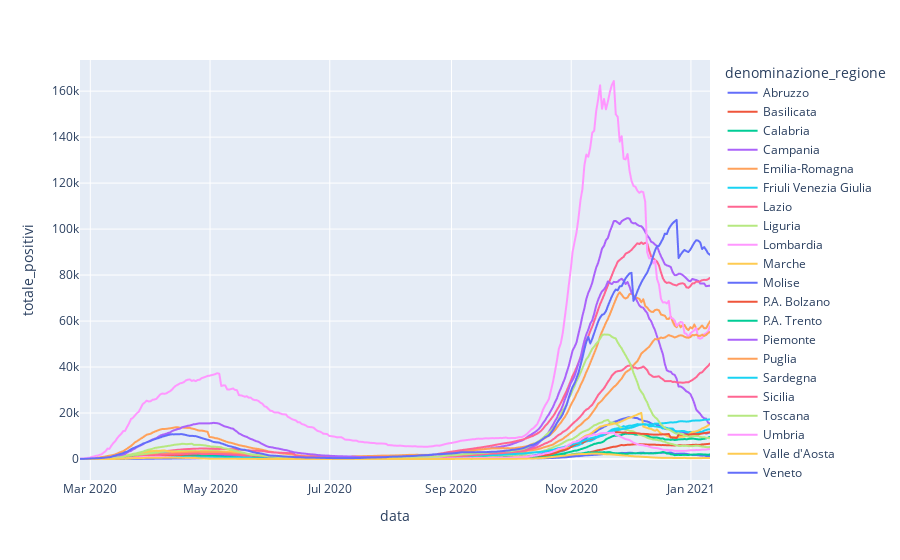

Source (notebook cell):
### Code cell
#px.line(regional_data,x='data',y='totale_positivi',color='denominazione_regione')

### Figure 1 — Plotly figure (JSON) as saved in the notebook; plotly's stock layout.template omitted (floating-point values rounded to 4 significant figures; data arrays with more than 128 entries replaced by an {"elided": "..."} marker saying what was removed)
{"data": [{"hovertemplate": "denominazione_regione=Abruzzo<br>data=%{x}<br>totale_positivi=%{y}<extra></extra>", "legendgroup": "Abruzzo", "line": {"color": "#636efa", "dash": "solid"}, "mode": "lines", "name": "Abruzzo", "showlegend": true, "type": "scattergl", "x": {"elided": "322 str values"}, "xaxis": "x", "y": {"elided": "322 int values"}, "yaxis": "y"}, {"hovertemplate": "denominazione_regione=Basilicata<br>data=%{x}<br>totale_positivi=%{y}<extra></extra>", "legendgroup": "Basilicata", "line": {"color": "#EF553B", "dash": "solid"}, "mode": "lines", "name": "Basilicata", "showlegend": true, "type": "scattergl", "x": {"elided": "322 str values"}, "xaxis": "x", "y": {"elided": "322 int values"}, "yaxis": "y"}, {"hovertemplate": "denominazione_regione=Calabria<br>data=%{x}<br>totale_positivi=%{y}<extra></extra>", "legendgroup": "Calabria", "line": {"color": "#00cc96", "dash": "solid"}, "mode": "lines", "name": "Calabria", "showlegend": true, "type": "scattergl", "x": {"elided": "322 str values"}, "xaxis": "x", "y": {"elided": "322 int values"}, "yaxis": "y"}, {"hovertemplate": "denominazione_regione=Campania<br>data=%{x}<br>totale_positivi=%{y}<extra></extra>", "legendgroup": "Campania", "line": {"color": "#ab63fa", "dash": "solid"}, "mode": "lines", "name": "Campania", "showlegend": true, "type": "scattergl", "x": {"elided": "322 str values"}, "xaxis": "x", "y": {"elided": "322 int values"}, "yaxis": "y"}, {"hovertemplate": "denominazione_regione=Emilia-Romagna<br>data=%{x}<br>totale_positivi=%{y}<extra></extra>", "legendgroup": "Emilia-Romagna", "line": {"color": "#FFA15A", "dash": "solid"}, "mode": "lines", "name": "Emilia-Romagna", "showlegend": true, "type": "scattergl", "x": {"elided": "322 str values"}, "xaxis": "x", "y": {"elided": "322 int values"}, "yaxis": "y"}, {"hovertemplate": "denominazione_regione=Friuli Venezia Giulia<br>data=%{x}<br>totale_positivi=%{y}<extra></extra>", "legendgroup": "Friuli Venezia Giulia", "line": {"color": "#19d3f3", "dash": "solid"}, "mode": "lines", "name": "Friuli Venezia Giulia", "showlegend": true, "type": "scattergl", "x": {"elided": "322 str values"}, "xaxis": "x", "y": {"elided": "322 int values"}, "yaxis": "y"}, {"hovertemplate": "denominazione_regione=Lazio<br>data=%{x}<br>totale_positivi=%{y}<extra></extra>", "legendgroup": "Lazio", "line": {"color": "#FF6692", "dash": "solid"}, "mode": "lines", "name": "Lazio", "showlegend": true, "type": "scattergl", "x": {"elided": "322 str values"}, "xaxis": "x", "y": {"elided": "322 int values"}, "yaxis": "y"}, {"hovertemplate": "denominazione_regione=Liguria<br>data=%{x}<br>totale_positivi=%{y}<extra></extra>", "legendgroup": "Liguria", "line": {"color": "#B6E880", "dash": "solid"}, "mode": "lines", "name": "Liguria", "showlegend": true, "type": "scattergl", "x": {"elided": "322 str values"}, "xaxis": "x", "y": {"elided": "322 int values"}, "yaxis": "y"}, {"hovertemplate": "denominazione_regione=Lombardia<br>data=%{x}<br>totale_positivi=%{y}<extra></extra>", "legendgroup": "Lombardia", "line": {"color": "#FF97FF", "dash": "solid"}, "mode": "lines", "name": "Lombardia", "showlegend": true, "type": "scattergl", "x": {"elided": "322 str values"}, "xaxis": "x", "y": {"elided": "322 int values"}, "yaxis": "y"}, {"hovertemplate": "denominazione_regione=Marche<br>data=%{x}<br>totale_positivi=%{y}<extra></extra>", "legendgroup": "Marche", "line": {"color": "#FECB52", "dash": "solid"}, "mode": "lines", "name": "Marche", "showlegend": true, "type": "scattergl", "x": {"elided": "322 str values"}, "xaxis": "x", "y": {"elided": "322 int values"}, "yaxis": "y"}, {"hovertemplate": "denominazione_regione=Molise<br>data=%{x}<br>totale_positivi=%{y}<extra></extra>", "legendgroup": "Molise", "line": {"color": "#636efa", "dash": "solid"}, "mode": "lines", "name": "Molise", "showlegend": true, "type": "scattergl", "x": {"elided": "322 str values"}, "xaxis": "x", "y": {"elided": "322 int values"}, "yaxis": "y"}, {"hovertemplate": "denominazione_regione=P.A. Bolzano<br>data=%{x}<br>totale_positivi=%{y}<extra></extra>", "legendgroup": "P.A. Bolzano", "line": {"color": "#EF553B", "dash": "solid"}, "mode": "lines", "name": "P.A. Bolzano", "showlegend": true, "type": "scattergl", "x": {"elided": "322 str values"}, "xaxis": "x", "y": {"elided": "322 int values"}, "yaxis": "y"}, {"hovertemplate": "denominazione_regione=P.A. Trento<br>data=%{x}<br>totale_positivi=%{y}<extra></extra>", "legendgroup": "P.A. Trento", "line": {"color": "#00cc96", "dash": "solid"}, "mode": "lines", "name": "P.A. Trento", "showlegend": true, "type": "scattergl", "x": {"elided": "322 str values"}, "xaxis": "x", "y": {"elided": "322 int values"}, "yaxis": "y"}, {"hovertemplate": "denominazione_regione=Piemonte<br>data=%{x}<br>totale_positivi=%{y}<extra></extra>", "legendgroup": "Piemonte", "line": {"color": "#ab63fa", "dash": "solid"}, "mode": "lines", "name": "Piemonte", "showlegend": true, "type": "scattergl", "x": {"elided": "322 str values"}, "xaxis": "x", "y": {"elided": "322 int values"}, "yaxis": "y"}, {"hovertemplate": "denominazione_regione=Puglia<br>data=%{x}<br>totale_positivi=%{y}<extra></extra>", "legendgroup": "Puglia", "line": {"color": "#FFA15A", "dash": "solid"}, "mode": "lines", "name": "Puglia", "showlegend": true, "type": "scattergl", "x": {"elided": "322 str values"}, "xaxis": "x", "y": {"elided": "322 int values"}, "yaxis": "y"}, {"hovertemplate": "denominazione_regione=Sardegna<br>data=%{x}<br>totale_positivi=%{y}<extra></extra>", "legendgroup": "Sardegna", "line": {"color": "#19d3f3", "dash": "solid"}, "mode": "lines", "name": "Sardegna", "showlegend": true, "type": "scattergl", "x": {"elided": "322 str values"}, "xaxis": "x", "y": {"elided": "322 int values"}, "yaxis": "y"}, {"hovertemplate": "denominazione_regione=Sicilia<br>data=%{x}<br>totale_positivi=%{y}<extra></extra>", "legendgroup": "Sicilia", "line": {"color": "#FF6692", "dash": "solid"}, "mode": "lines", "name": "Sicilia", "showlegend": true, "type": "scattergl", "x": {"elided": "322 str values"}, "xaxis": "x", "y": {"elided": "322 int values"}, "yaxis": "y"}, {"hovertemplate": "denominazione_regione=Toscana<br>data=%{x}<br>totale_positivi=%{y}<extra></extra>", "legendgroup": "Toscana", "line": {"color": "#B6E880", "dash": "solid"}, "mode": "lines", "name": "Toscana", "showlegend": true, "type": "scattergl", "x": {"elided": "322 str values"}, "xaxis": "x", "y": {"elided": "322 int values"}, "yaxis": "y"}, {"hovertemplate": "denominazione_regione=Umbria<br>data=%{x}<br>totale_positivi=%{y}<extra></extra>", "legendgroup": "Umbria", "line": {"color": "#FF97FF", "dash": "solid"}, "mode": "lines", "name": "Umbria", "showlegend": true, "type": "scattergl", "x": {"elided": "322 str values"}, "xaxis": "x", "y": {"elided": "322 int values"}, "yaxis": "y"}, {"hovertemplate": "denominazione_regione=Valle d'Aosta<br>data=%{x}<br>totale_positivi=%{y}<extra></extra>", "legendgroup": "Valle d'Aosta", "line": {"color": "#FECB52", "dash": "solid"}, "mode": "lines", "name": "Valle d'Aosta", "showlegend": true, "type": "scattergl", "x": {"elided": "322 str values"}, "xaxis": "x", "y": {"elided": "322 int values"}, "yaxis": "y"}, {"hovertemplate": "denominazione_regione=Veneto<br>data=%{x}<br>totale_positivi=%{y}<extra></extra>", "legendgroup": "Veneto", "line": {"color": "#636efa", "dash": "solid"}, "mode": "lines", "name": "Veneto", "showlegend": true, "type": "scattergl", "x": {"elided": "322 str values"}, "xaxis": "x", "y": {"elided": "322 int values"}, "yaxis": "y"}], "layout": {"autosize": true, "legend": {"title": {"text": "denominazione_regione"}, "tracegroupgap": 0}, "margin": {"t": 60}, "xaxis": {"anchor": "y", "autorange": true, "domain": [0, 1], "range": ["2020-02-24 18:00", "2021-01-10 17:00"], "title": {"text": "data"}, "type": "date"}, "yaxis": {"anchor": "x", "autorange": true, "domain": [0, 1], "range": [-9134.0, 173500.0], "title": {"text": "totale_positivi"}, "type": "linear"}}}
